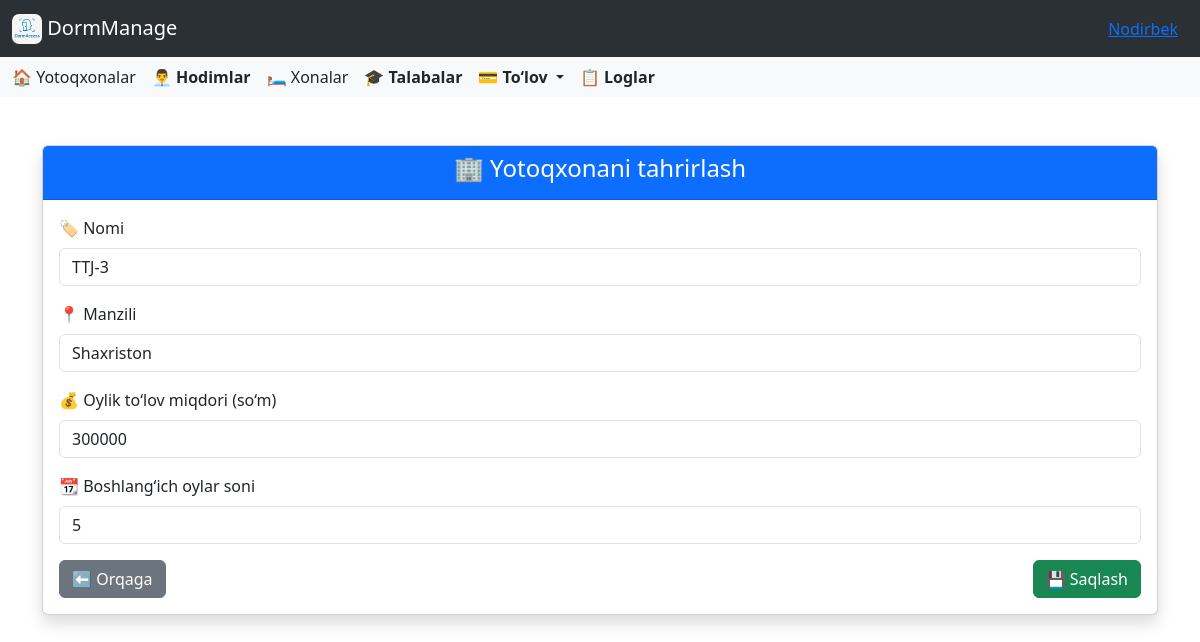
/dormitory/3/edit/ (signed in), run on the app's committed database.
### accounts/models.py (models this page shows, shortened)
class CustomUser(AbstractUser):
    id = AutoIncrementField(start_from=1)
    ROLE_CHOICES = [
        ('director', 'Direktor'),
        ('employee', 'Xodim'),
    ]
    role = models.CharField(
        max_length=10,
        choices=ROLE_CHOICES,
        default='other',
        verbose_name='Lavozim'
    )
    work_start = models.TimeField(
        verbose_name='Ish boshlanish vaqti',
        null=True,
        blank=True
    )
    work_end = models.TimeField(
        verbose_name='Ish tugash vaqti',
        null=True,
        blank=True
    )
    phone_number = models.CharField(
        max_length=20,
        blank=True,
        verbose_name='Telefon raqami'
    )
    hire_date = models.CharField(
        max_length=10,
        null=True,
        blank=True,
        verbose_name='Ishga qabul qilingan sana'
    )
    photo = models.ImageField(
        upload_to=staff_photo_upload_path,
        blank=False,
        null=False,
        verbose_name='Hodim surati'
    )
    salary = models.PositiveIntegerField(
        verbose_name='Maosh',
        null=True,
        blank=True,
        help_text="Hodimning maoshi (so'mda)"
    )
    is_in_dormitory = models.BooleanField(default=False)

### dormitory/models.py (models this page shows, shortened)
class Dormitory(models.Model):
    director = models.ForeignKey(Director, on_delete=models.CASCADE, related_name='dormitories')
    name = models.CharField(max_length=300, blank=False)
    address = models.CharField(max_length=300, blank=False)
    monthly_payment = models.PositiveIntegerField(default=0, verbose_name="Oylik to‘lov miqdori (so'm)")
    default_monthly_payment = models.PositiveIntegerField(
        default=1,
        help_text="Shartnomaga asosan boshlang‘ich oylik to‘lov (so‘mda)"
    )
    last_update_time = models.DateTimeField(blank=True, null=True)

### dormitory/views.py (the view, shortened to what this page needs)
# urls.py: path('<int:pk>/edit/', DormitoryUpdateView.as_view(), name='dormitory_edit'),
class DormitoryUpdateView(LoginRequiredMixin, UserPassesTestMixin, UpdateView):
    model = Dormitory
    fields = ['name', 'address', 'monthly_payment', 'default_monthly_payment']
    template_name = 'dormitory/update.html'
    def test_func(self):
        user = self.request.user
        if hasattr(user, 'director'):
            return self.get_object().director == user.director
        return False

### templates/dormitory/update.html (shortened to what this page needs)
{% extends 'base.html' %}
{% block content %}
{% load widget_tweaks %}
<div class="container mt-5">
    <div class="card shadow">
        <div class="card-header bg-primary text-white text-center">
            <h4>🏢 Yotoqxonani tahrirlash</h4>
        </div>
        <div class="card-body">
            <form method="post" novalidate>
                <div class="mb-3">
                    <label for="id_name" class="form-label">🏷️ Nomi</label>
                    {{ form.name|add_class:"form-control" }}
                </div>
                <div class="mb-3">
                    <label for="id_address" class="form-label">📍 Manzili</label>
                    {{ form.address|add_class:"form-control" }}
                </div>
                <div class="mb-3">
                    <label for="id_monthly_payment" class="form-label">💰 Oylik to‘lov miqdori (so‘m)</label>
                    {{ form.monthly_payment|add_class:"form-control" }}
                </div>
                <div class="mb-3">
                    <label for="id_default_monthly_payment" class="form-label">📆 Boshlang‘ich oylar soni</label>
                    {{ form.default_monthly_payment|add_class:"form-control" }}
                </div>
                <div class="d-flex justify-content-between">
                    <a href="{% url 'dormitories' %}" class="btn btn-secondary">
                        ⬅️ Orqaga
                    </a>
                    <button type="submit" class="btn btn-success">
                        💾 Saqlash
                    </button>
                </div>
            </form>
        </div>
    </div>
</div>
{% endblock %}

### templates/base.html (shortened to what this page needs)
<!DOCTYPE html>
<html lang="en">
<head>
    <link href="https://cdn.jsdelivr.net/npm/bootstrap@5.3.5/dist/css/bootstrap.min.css" rel="stylesheet">
    <link rel="stylesheet" href="https://cdnjs.cloudflare.com/ajax/libs/font-awesome/6.0.0/css/all.min.css">
    <link rel="stylesheet" href="https://cdn.jsdelivr.net/npm/bootstrap-icons@1.10.5/font/bootstrap-icons.css">
    <link href="https://cdn.jsdelivr.net/npm/select2@4.1.0-rc.0/dist/css/select2.min.css" rel="stylesheet" />
</head>
<body>
<nav class="navbar bg-body-tertiary" data-bs-theme="dark">
  <div class="container-fluid">
    <a class="navbar-brand" href="{% url 'dashboard' %}">
      <img src="/media/images/icon.png" alt="Logo" style="width:30px; height:30px; border-radius:7px" class="d-inline-block align-text-top">
      DormManage
    </a>
    <div class="ms-auto" style="margin: 0 10px;">
      <a href="#" class="text-primary text-decoration-underline" data-bs-toggle="modal" data-bs-target="#userInfoModal">
        {{ user.first_name }}
      </a>
    </div>
  </div>
</nav>
<nav class="navbar bg-body-tertiary">
  <div class="container-fluid">
    <div class="d-none d-lg-flex gap-3 align-items-center">
  {% if user.role == 'director' %}
  <a class="nav-link" href="{% url 'dormitories' %}">🏠 Yotoqxonalar</a>
  <a class="nav-link" href="{% url 'employees' %}"><strong>👨‍💼 Hodimlar</strong></a>
  {% endif %}
  <a class="nav-link" href="{% url 'rooms' %}">🛏️ Xonalar</a>
  <a class="nav-link" href="{% url 'students' %}"><strong>🎓 Talabalar</strong></a>
  <div class="nav-item dropdown">
    <a class="nav-link dropdown-toggle" href="#" role="button" data-bs-toggle="dropdown" aria-expanded="false">
      <strong>💳 To‘lov</strong>
    </a>
  </div>
  <a class="nav-link" href="{% url 'logs' %}"><strong>📋 Loglar</strong></a>
</div>
  </div>
</nav>
{% block content %}
{% endblock %}
</body>
</html>

### data on the page
CustomUser: first_name "Nodirbek"
Dormitory: name "TTJ-3", address "Shaxriston", monthly_payment "300000", default_monthly_payment "5"
